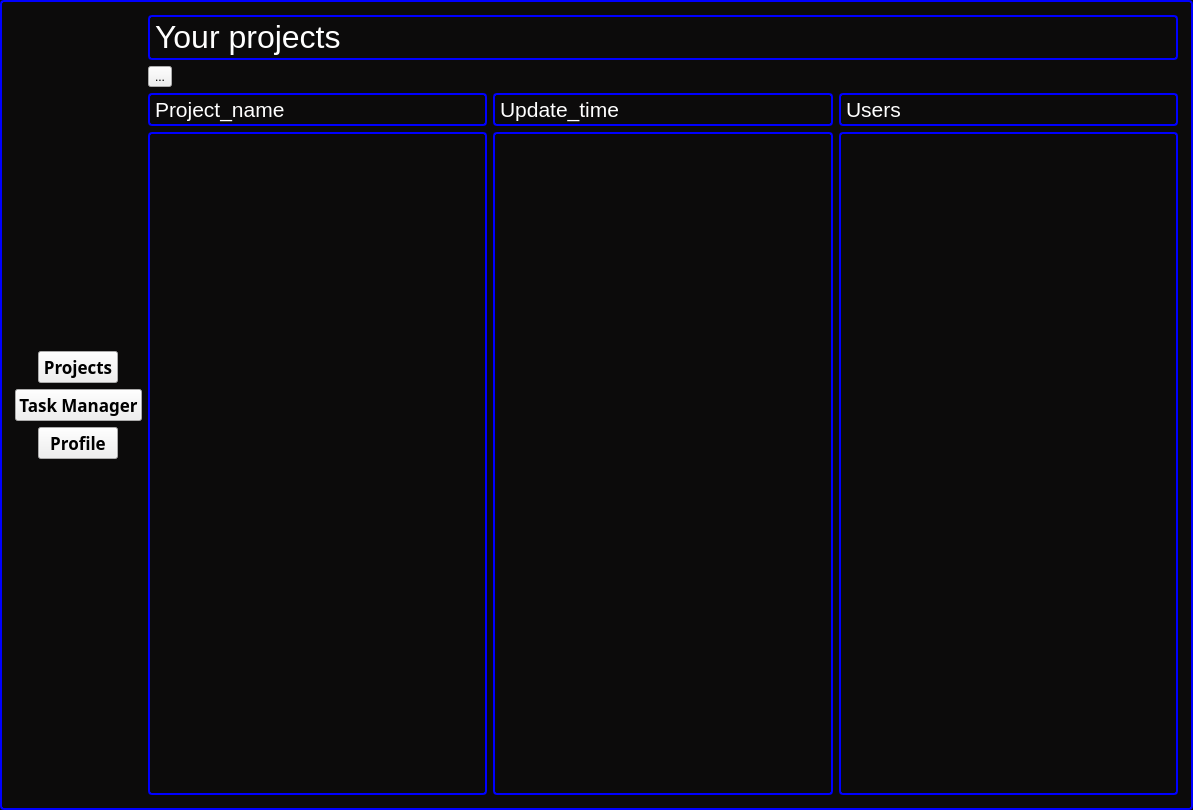
<?xml version="1.0" encoding="UTF-8"?>
<ui version="4.0">
 <class>Frame</class>
 <widget class="QFrame" name="Frame">
  <property name="enabled">
   <bool>true</bool>
  </property>
  <property name="geometry">
   <rect>
    <x>0</x>
    <y>0</y>
    <width>1193</width>
    <height>810</height>
   </rect>
  </property>
  <property name="minimumSize">
   <size>
    <width>1193</width>
    <height>810</height>
   </size>
  </property>
  <property name="maximumSize">
   <size>
    <width>1193</width>
    <height>810</height>
   </size>
  </property>
  <property name="font">
   <font>
    <family>.SF Soft Numeric</family>
    <pointsize>19</pointsize>
    <weight>75</weight>
    <italic>false</italic>
    <bold>true</bold>
   </font>
  </property>
  <property name="mouseTracking">
   <bool>false</bool>
  </property>
  <property name="windowTitle">
   <string>Frame</string>
  </property>
  <property name="autoFillBackground">
   <bool>false</bool>
  </property>
  <property name="styleSheet">
   <string notr="true">QFrame, QLabel, QToolTip {
    border: 2px solid blue;
    border-radius: 4px;
    padding: 2px;
    background-color: rgb(12, 11, 11);
}</string>
  </property>
  <property name="frameShape">
   <enum>QFrame::StyledPanel</enum>
  </property>
  <property name="frameShadow">
   <enum>QFrame::Raised</enum>
  </property>
  <layout class="QHBoxLayout" name="horizontalLayout_3">
   <item>
    <layout class="QVBoxLayout" name="verticalLayout_6">
     <item>
      <spacer name="verticalSpacer">
       <property name="orientation">
        <enum>Qt::Vertical</enum>
       </property>
       <property name="sizeHint" stdset="0">
        <size>
         <width>20</width>
         <height>40</height>
        </size>
       </property>
      </spacer>
     </item>
     <item alignment="Qt::AlignHCenter">
      <widget class="QPushButton" name="projectsBtn">
       <property name="enabled">
        <bool>true</bool>
       </property>
       <property name="sizePolicy">
        <sizepolicy hsizetype="Fixed" vsizetype="Fixed">
         <horstretch>0</horstretch>
         <verstretch>0</verstretch>
        </sizepolicy>
       </property>
       <property name="font">
        <font>
         <family>.SF Soft Numeric</family>
         <pointsize>13</pointsize>
         <weight>75</weight>
         <italic>false</italic>
         <bold>true</bold>
         <stylestrategy>PreferDefault</stylestrategy>
        </font>
       </property>
       <property name="text">
        <string>Projects</string>
       </property>
       <property name="autoDefault">
        <bool>false</bool>
       </property>
       <property name="flat">
        <bool>false</bool>
       </property>
      </widget>
     </item>
     <item alignment="Qt::AlignHCenter">
      <widget class="QPushButton" name="taskManagerBtn">
       <property name="enabled">
        <bool>true</bool>
       </property>
       <property name="sizePolicy">
        <sizepolicy hsizetype="Fixed" vsizetype="Fixed">
         <horstretch>0</horstretch>
         <verstretch>0</verstretch>
        </sizepolicy>
       </property>
       <property name="font">
        <font>
         <family>.SF Soft Numeric</family>
         <pointsize>13</pointsize>
         <weight>75</weight>
         <italic>false</italic>
         <bold>true</bold>
         <stylestrategy>PreferDefault</stylestrategy>
        </font>
       </property>
       <property name="text">
        <string>Task Manager</string>
       </property>
       <property name="flat">
        <bool>false</bool>
       </property>
      </widget>
     </item>
     <item alignment="Qt::AlignHCenter">
      <widget class="QPushButton" name="profileBtn">
       <property name="enabled">
        <bool>true</bool>
       </property>
       <property name="sizePolicy">
        <sizepolicy hsizetype="Fixed" vsizetype="Fixed">
         <horstretch>0</horstretch>
         <verstretch>0</verstretch>
        </sizepolicy>
       </property>
       <property name="font">
        <font>
         <family>.SF Soft Numeric</family>
         <pointsize>13</pointsize>
         <weight>75</weight>
         <italic>false</italic>
         <bold>true</bold>
         <stylestrategy>PreferDefault</stylestrategy>
        </font>
       </property>
       <property name="text">
        <string>Profile</string>
       </property>
       <property name="flat">
        <bool>false</bool>
       </property>
      </widget>
     </item>
     <item>
      <spacer name="verticalSpacer_2">
       <property name="orientation">
        <enum>Qt::Vertical</enum>
       </property>
       <property name="sizeHint" stdset="0">
        <size>
         <width>20</width>
         <height>40</height>
        </size>
       </property>
      </spacer>
     </item>
    </layout>
   </item>
   <item>
    <layout class="QVBoxLayout" name="verticalLayout">
     <item>
      <widget class="QLabel" name="your_projects_label">
       <property name="sizePolicy">
        <sizepolicy hsizetype="Expanding" vsizetype="Fixed">
         <horstretch>0</horstretch>
         <verstretch>0</verstretch>
        </sizepolicy>
       </property>
       <property name="text">
        <string>&lt;html&gt;&lt;head/&gt;&lt;body&gt;&lt;p&gt;&lt;span style=&quot; font-size:24pt; color:#ffffff;&quot;&gt;Your projects&lt;/span&gt;&lt;/p&gt;&lt;/body&gt;&lt;/html&gt;</string>
       </property>
      </widget>
     </item>
     <item>
      <widget class="QToolButton" name="add_button_projects">
       <property name="text">
        <string>...</string>
       </property>
       <property name="icon">
        <iconset>
         <normaloff>../../../resourses.qrc/plus.png</normaloff>../../../resourses.qrc/plus.png</iconset>
       </property>
      </widget>
     </item>
     <item>
      <layout class="QHBoxLayout" name="horizontalLayout">
       <item>
        <widget class="QLabel" name="project_name_label">
         <property name="sizePolicy">
          <sizepolicy hsizetype="Expanding" vsizetype="Fixed">
           <horstretch>0</horstretch>
           <verstretch>0</verstretch>
          </sizepolicy>
         </property>
         <property name="text">
          <string>&lt;html&gt;&lt;head/&gt;&lt;body&gt;&lt;p&gt;&lt;span style=&quot; font-size:16pt; color:#ffffff;&quot;&gt;Project_name&lt;/span&gt;&lt;/p&gt;&lt;/body&gt;&lt;/html&gt;</string>
         </property>
        </widget>
       </item>
       <item>
        <widget class="QLabel" name="time_label">
         <property name="sizePolicy">
          <sizepolicy hsizetype="Expanding" vsizetype="Fixed">
           <horstretch>0</horstretch>
           <verstretch>0</verstretch>
          </sizepolicy>
         </property>
         <property name="text">
          <string>&lt;html&gt;&lt;head/&gt;&lt;body&gt;&lt;p&gt;&lt;span style=&quot; font-size:16pt; color:#ffffff;&quot;&gt;Update_time&lt;/span&gt;&lt;/p&gt;&lt;/body&gt;&lt;/html&gt;</string>
         </property>
        </widget>
       </item>
       <item>
        <widget class="QLabel" name="users_label">
         <property name="sizePolicy">
          <sizepolicy hsizetype="Expanding" vsizetype="Fixed">
           <horstretch>0</horstretch>
           <verstretch>0</verstretch>
          </sizepolicy>
         </property>
         <property name="text">
          <string>&lt;html&gt;&lt;head/&gt;&lt;body&gt;&lt;p&gt;&lt;span style=&quot; font-size:16pt; color:#ffffff;&quot;&gt;Users&lt;/span&gt;&lt;/p&gt;&lt;/body&gt;&lt;/html&gt;</string>
         </property>
        </widget>
       </item>
      </layout>
     </item>
     <item>
      <layout class="QHBoxLayout" name="horizontalLayout_2">
       <item>
        <widget class="QLabel" name="label">
         <property name="sizePolicy">
          <sizepolicy hsizetype="Expanding" vsizetype="Expanding">
           <horstretch>0</horstretch>
           <verstretch>0</verstretch>
          </sizepolicy>
         </property>
         <property name="text">
          <string/>
         </property>
        </widget>
       </item>
       <item>
        <widget class="QLabel" name="label_2">
         <property name="sizePolicy">
          <sizepolicy hsizetype="Expanding" vsizetype="Expanding">
           <horstretch>0</horstretch>
           <verstretch>0</verstretch>
          </sizepolicy>
         </property>
         <property name="text">
          <string/>
         </property>
        </widget>
       </item>
       <item>
        <widget class="QLabel" name="label_3">
         <property name="sizePolicy">
          <sizepolicy hsizetype="Expanding" vsizetype="Expanding">
           <horstretch>0</horstretch>
           <verstretch>0</verstretch>
          </sizepolicy>
         </property>
         <property name="text">
          <string/>
         </property>
        </widget>
       </item>
      </layout>
     </item>
    </layout>
   </item>
  </layout>
 </widget>
 <resources/>
 <connections/>
</ui>
